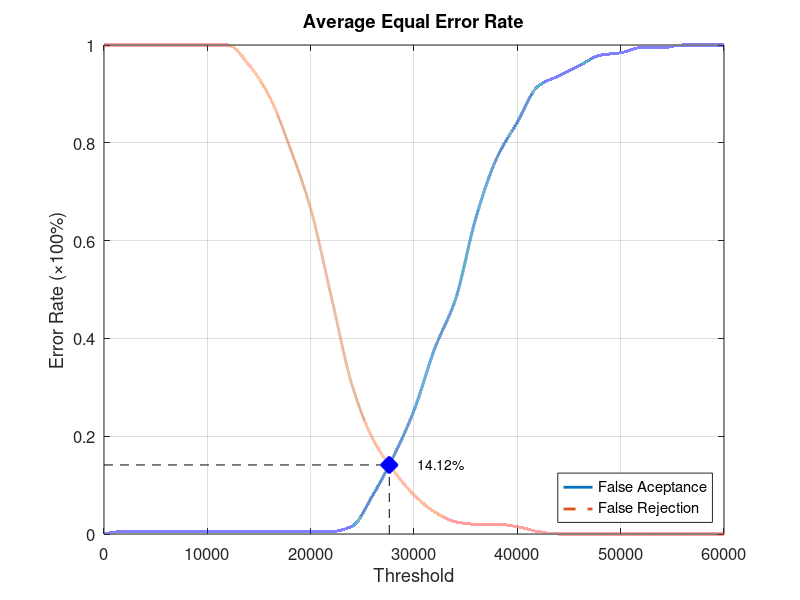
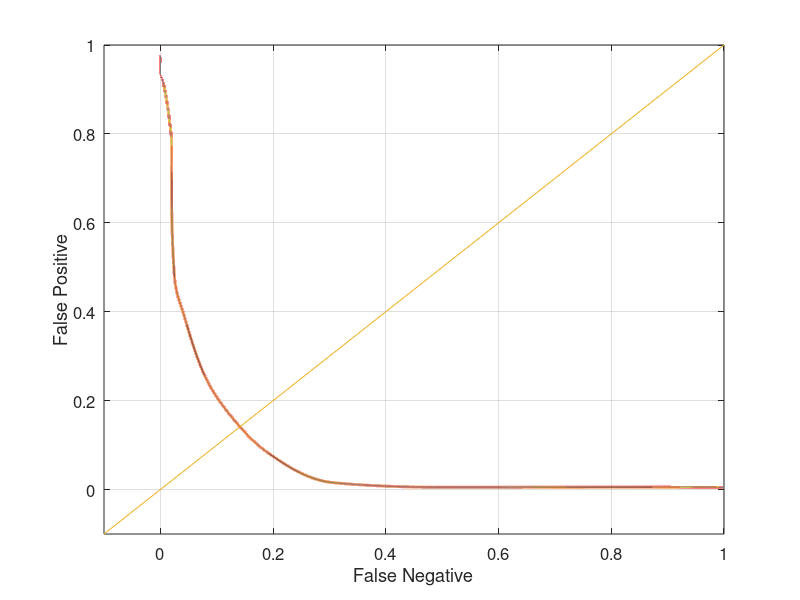

Reproduce these figures in MATLAB, in order.
function yEER = Database1_4
close all;
clear;
clc;
x = 0:2000:60000;
xq = 0:0.5:60000;

y0 = [0 0.00526316 0.00526316 0.00526316 0.00526316 0.00526316 0.00526316 0.00526316 0.00526316 0.00526316 0.00526316 0.00526316 0.0157895 0.0789474 0.157895 0.252632 0.378947 0.478947 0.647368 0.768421 0.842105 0.915789 0.936842 0.957895 0.978947 0.984211 0.994737 0.994737 1 1 1];
yy0 = interp1(x, y0, xq, 'pchip');
y1 = [1 1 1 1 1 1 1 0.96 0.895 0.79 0.665 0.485 0.305 0.195 0.13 0.08 0.045 0.025 0.02 0.02 0.015 0.005 0 0 0 0 0 0 0 0 0];
yy1 = interp1(x, y1, xq, 'pchip');

% Calculating EER: 
y2 = abs(y0 - y1);
find(y2 == min(y2))
yy2 = abs(yy0 - yy1);
xEER = find(yy2 == min(yy2));
xEERIndex = xq(xEER) % X-axis EER
yEER = yy0(xEER) % Y-axis EER

main = figure
plot(xq, yy0,'-','LineWidth', 2);	hold on
plot(xq, yy1,'--','LineWidth', 2);	hold on
plot([xEERIndex xEERIndex], [0 yEER], 'k--');	hold on
plot([0 xEERIndex], [yEER yEER], 'k--');	hold on
plot(xEERIndex, yEER, 'bx', 'LineWidth', 10);	hold on
text(xEERIndex + 10 * xEERIndex / 100, yEER, [num2str(round((10000 * yEER)) / 100) '%'])
legend('False Aceptance', 'False Rejection', 'Location', 'SouthEast')
xlabel('Threshold')
ylabel('Error Rate (\times100%)')
title('Average Equal Error Rate')
set(gca, 'FontSize', 12)
axis([0 60000 0 1])
grid on

print(main, 'Database1_4Main', '-dpng');
FNRxFPR = figure('Color', [1 1 1]);
plot(yy1, yy0, '-', yy1, yy0, 'LineWidth', 2);
hold on
y = -0.1:0.1:1
plot(y, y); 
set(gca, 'FontSize', 12)
xlabel('False Negative')
ylabel('False Positive')
axis([-0.1 1 -0.1 1])
set(gca, 'FontSize', 12)
grid on

print(FNRxFPR, 'Database1_4FNRxFPR','-dpng');
end
